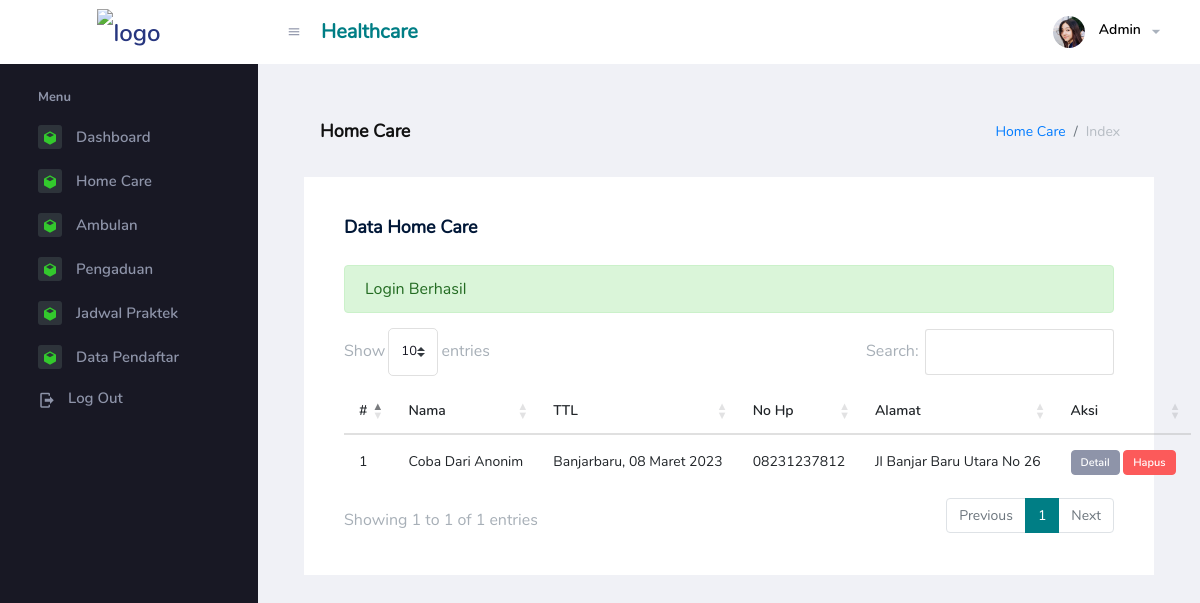
Screenshot of /dashboard/homecare.php (signed in) with the database file from the repository.
### tables this page shows
CREATE TABLE `homecare` (
  `id_hc` int(11) NOT NULL,
  `nama` varchar(100) NOT NULL,
  `tempat_lahir` varchar(100) NOT NULL,
  `tanggal_lahir` date NOT NULL,
  `no_hp` varchar(14) NOT NULL,
  `alamat` text NOT NULL
);

### function/helper.php (called while the page is built, shortened)
<?php
function hasSuccess(): bool
{
  return isset($_SESSION['success']);
}
function success(): ?string
{
  if (hasSuccess()) {
    $data = $_SESSION['success'];
    return $data;
  } else {
    return null;
  }
}

### function/query.php (called while the page is built, shortened)
<?php
function query_select($table, $role = [])
{
  global $conn;
  if ($conn == null) {
    $conn = connect_DB();
  }
  $sql = "SELECT * FROM $table";
  if (isset($role['orderby'])) {
    $sql .= " ORDER BY " . $role['orderby'];
  }
  $result = mysqli_query($conn, $sql);
  $rows = [];
  while ($row = mysqli_fetch_assoc($result)) {
    $rows[] = $row;
  }
  return $rows;
}

### function/date.php (called while the page is built)
<?php
function getListBulan()
{
  return [
    "01" => "Januari",
    "02" => "Februari",
    "03" => "Maret",
    "04" => "April",
    "05" => "Mei",
    "06" => "Juni",
    "07" => "July",
    "8" => "Agustus",
    "9" => "September",
    "10" => "Oktober",
    "11" => "November",
    "12" => "Desember",
  ];
}
function getBulanName($month)
{
  $months = getListBulan();
  return $months[$month];
}
function dateToString($date)
{
  $d = explode('-', $date);
  return $d[2] . " " . getBulanName($d[1]) . " " . $d[0];
}

### dashboard/homecare.php (the view, shortened to what this page needs)
<?php
$data = query_select('homecare', ['orderby' => "id_hc DESC"]);
?>
<?php require "../partials/header.php" ?>
<?php require "../partials/navbar.php" ?>
<div class="container-fluid page-body-wrapper">
  <?php require "../partials/sidebar.php" ?>
  <div class="main-panel">
    <div class="content-wrapper">
      <div class="page-header">
        <h3 class="page-title"> Home Care </h3>
        <nav aria-label="breadcrumb">
          <ol class="breadcrumb">
            <li class="breadcrumb-item"><a href="#">Home Care</a></li>
            <li class="breadcrumb-item active" aria-current="page"> Index</li>
          </ol>
        </nav>
      </div>
      <div class="row">
        <div class="col-md-12 grid-margin stretch-card">
          <div class="card">
            <div class="card-body">
              <h4 class="card-title">Data Home Care</h4>
              <?php if (hasSuccess() || hasError()) : ?>
                <div class="alert alert-<?= hasSuccess() ? "success" : "danger" ?>">
                  <?= hasSuccess() ? success() : error() ?>
                </div>
              <?php endif ?>
              <table class="table table-hover" id="table">
                <thead>
                  <tr>
                    <th>#</th>
                    <th>Nama</th>
                    <th>TTL</th>
                    <th>No Hp</th>
                    <th>Alamat</th>
                    <th>Aksi</th>
                  </tr>
                </thead>
                <tbody>
                  <?php
                  $no = 1;
                  foreach ($data as $item) : ?>
                    <tr>
                      <td><?= $no++ ?></td>
                      <td><?= $item['nama'] ?></td>
                      <td><?= $item['tempat_lahir'] ?>, <?= dateToString($item['tanggal_lahir']) ?></td>
                      <td><?= $item['no_hp'] ?></td>
                      <td><?= $item['alamat'] ?></td>
                      <td>
                        <a href="homecare-edit.php?id=<?= $item['id_hc'] ?>">
                          <label class="badge badge-secondary">Detail</label>
                        </a>
                        <a href="hapus.php?id=<?= $item['id_hc'] ?>&data=homecare" onclick="return confirm('Apakah Anda Yakin?')">
                          <label class="badge badge-danger">Hapus</label>
                        </a>
                      </td>
                    </tr>
                  <?php endforeach ?>
                </tbody>
              </table>
            </div>
          </div>
        </div>
      </div>
    </div>
  </div>
</div>
<?php require "../partials/footer.php" ?>

### assets/css/custom.css (style rules this page uses)
label.badge { transition: .2s; }

### rows the page displays
homecare: nama "Coba Dari Anonim", tempat_lahir "Banjarbaru", tanggal_lahir "08 Maret 2023", no_hp "08231237812", alamat "Jl Banjar Baru Utara No 26"

### other values shown
success() "Login Berhasil"
